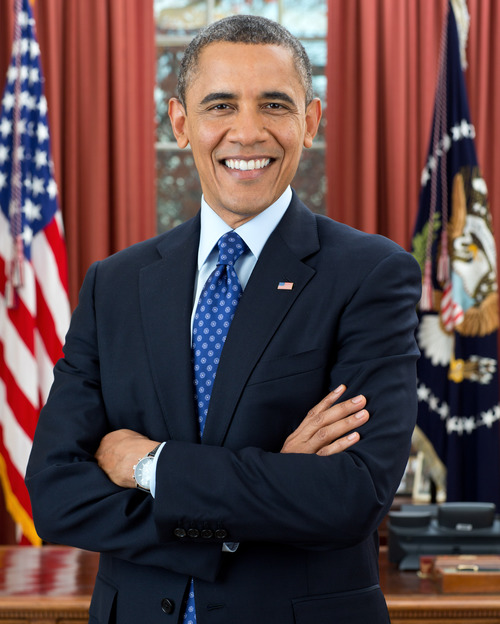
#> input picture practical_python_and_OpenCV/images/obama.png, 500 x 624 px
$ jupyter execute face_detection.ipynb
#> lines starting #> are read from the running program, lines starting #| are printed output that depends on the picture
# Haar-cascade Detection in OpenCV

[cell 1]
import cv2
import numpy as np
import matplotlib.pyplot as plt

location of haarcascades:

```bash
$ /Users/myusername/miniconda3/envs/my_enviroment/share/OpenCV/haarcascades
```
or just download from git and place in directory:

https://github.com/opencv/opencv/tree/master/data/haarcascades

- **scaleFactor**: How much the image size is reduced at each image scale. This value is used to create the scale pyramid in order to detect faces at multiple scales in the image (some faces may be closer to the fore-ground, and thus be larger; other faces may be smaller and in the background, thus the usage of varying scales). A value of 1.05 indicates that Jeremy is reducing the size of the image by 5% at each level in the pyramid.

- __minNeighbors__: How many neighbors each window should have for the area in the window to be considered a face. The cascade classiﬁer will detect multiple windows around a face. This parameter controls how many rectangles (neighbors) needto be detected for the window to be labeled a face.

- __minSize__: A tuple of width and height (in pixels) indicating the minimum size of the window. Bounding boxes smaller than this size are ignored. It is a good idea to start with (30, 30) and ﬁne-tune from there.

```python
class FaceDetector:
    def __init__(self, faceCascadePath):
        # load the face detector
        self.faceCascade = cv2.CascadeClassifier(faceCascadePath)

    def detect(self, image, scaleFactor = 1.1, minNeighbors = 5, minSize = (30, 30)):
        # detect faces in the image
        rects = self.faceCascade.detectMultiScale(image,
        scaleFactor = scaleFactor, minNeighbors = minNeighbors,
        minSize = minSize, flags = cv2.CASCADE_SCALE_IMAGE)

        # return the rectangles representing bounding
        # boxes around the faces
        return rects

```

[cell 2]
class FaceDetector:
    def __init__(self, faceCascadePath):
        # load the face detector
        self.faceCascade = cv2.CascadeClassifier(faceCascadePath)

    def detect(self, image, scaleFactor = 1.1, minNeighbors = 5, minSize = (30, 30)):
        # detect faces in the image
        rects = self.faceCascade.detectMultiScale(image,
                                                  scaleFactor = scaleFactor,
                                                  minNeighbors = minNeighbors,
                                                  minSize = minSize,
                                                  flags = cv2.CASCADE_SCALE_IMAGE)

        # return the rectangles representing bounding
        # boxes around the faces
        return rects

[cell 3]
img = cv2.imread('images/obama.png')
#> img is the input picture: shape (624, 500, 3); mean B, G, R 71.8, 70, 92.6
img = cv2.cvtColor(img, cv2.COLOR_BGR2RGB)
gray = cv2.cvtColor(img, cv2.COLOR_BGR2GRAY)
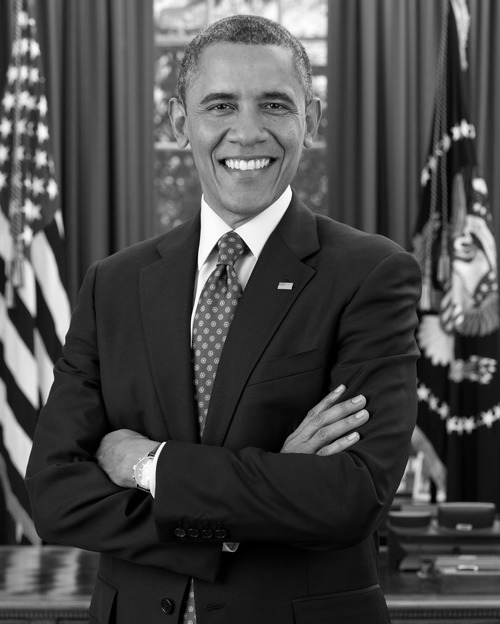
#> gray: shape (624, 500); min 0, max 255, mean 73.1


fd = FaceDetector("haarcascades/haarcascade_frontalface_default.xml")
faceRects = fd.detect(gray, scaleFactor = 1.1, minNeighbors=5, minSize = (30,30))
#> in detect, `rects = self.faceCascade.detectMultiScale(image, scaleFactor = scaleFa..`: rects = [[174, 50, 143, 143]]
#> faceRects = [[174, 50, 143, 143]]

for (x,y, w, h) in faceRects:
    cv2.rectangle(img, (x,y), (x+ w, y + h), (0,255,0), 2)
#> this loop made 1 pass
#> img: shape (624, 500, 3); mean R, G, B 91.7, 70.6, 71.1


plt.figure(figsize=(20,10))

plt.imshow(img),plt.axis("off")

plt.show()

### Find Multiple faces

[cell 4]
img = cv2.imread('images/obama2.png')
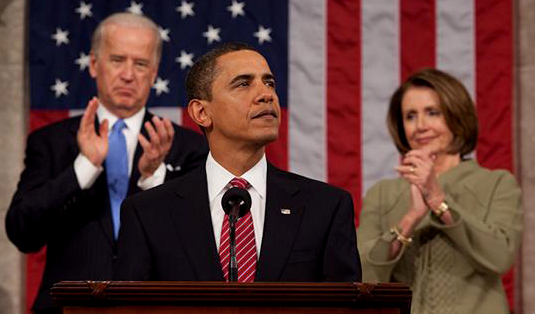
#> input picture practical_python_and_OpenCV/images/obama2.png, 535 x 314 px
#> img is the input picture: shape (314, 535, 3); mean B, G, R 56.3, 59.6, 91.4
img = cv2.cvtColor(img, cv2.COLOR_BGR2RGB)
gray = cv2.cvtColor(img, cv2.COLOR_BGR2GRAY)
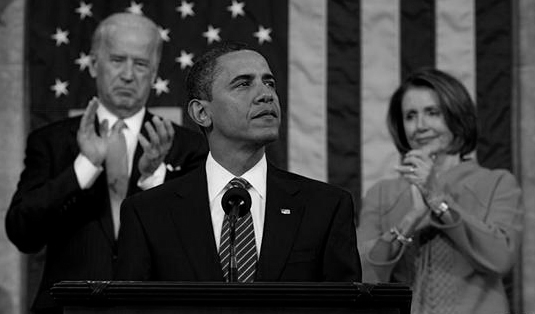
#> gray: shape (314, 535); min 0, max 253, mean 62.2


fd = FaceDetector("haarcascades/haarcascade_frontalface_default.xml")
faceRects = fd.detect(gray, scaleFactor = 1.1, minNeighbors=5, minSize = (30,30))
#> faceRects = [[392, 91, 60, 60], [95, 36, 66, 66], [212, 47, 89, 89]]

for (x,y, w, h) in faceRects:
    cv2.rectangle(img, (x,y), (x+ w, y + h), (0,255,0), 2)
#> this loop made 3 passes
#> img: shape (314, 535, 3); mean R, G, B 89.7, 62.3, 55.3


plt.figure(figsize=(10,10))

plt.imshow(img),plt.axis("off")

plt.show()

### Error

[cell 5]
img = cv2.imread('images/messi2.png')
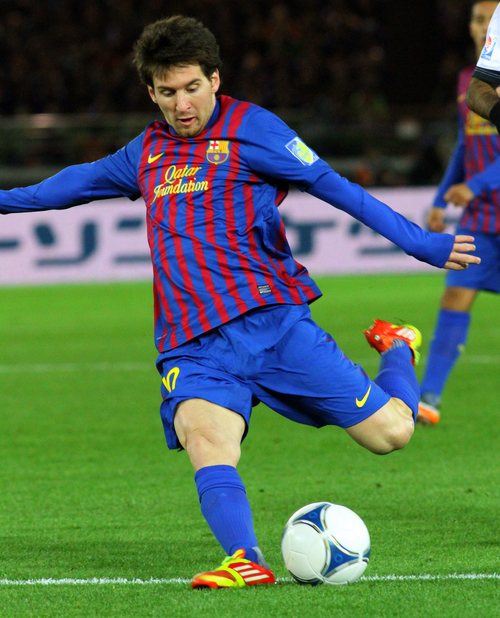
#> input picture practical_python_and_OpenCV/images/messi2.png, 500 x 618 px
#> img is the input picture: shape (618, 500, 3); mean B, G, R 78.2, 101.3, 78.3
img = cv2.cvtColor(img, cv2.COLOR_BGR2RGB)
gray = cv2.cvtColor(img, cv2.COLOR_BGR2GRAY)
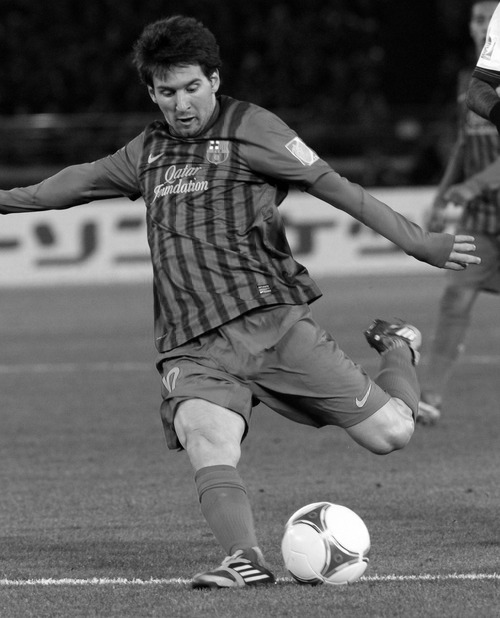
#> gray: shape (618, 500); min 0, max 255, mean 91.8


fd = FaceDetector("haarcascades/haarcascade_frontalface_default.xml")
faceRects = fd.detect(gray, scaleFactor = 1.1, minNeighbors=5, minSize = (30,30))
#> faceRects = [[143, 60, 77, 77], [86, 231, 82, 82]]

for (x,y, w, h) in faceRects:
    cv2.rectangle(img, (x,y), (x+ w, y + h), (0,255,0), 2)
#> this loop made 2 passes
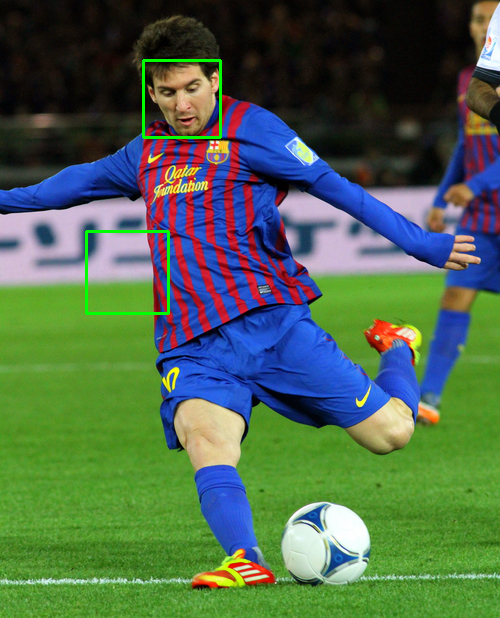
#> img: shape (618, 500, 3); mean R, G, B 77.8, 102.4, 77.8


plt.figure(figsize=(10,10))

plt.imshow(img),plt.axis("off")

plt.show()

---
In most cases, the offending culprit will be the scaleFactor parameter. In other cases it may be minNeighbors. But as a debugging rule, start with the scaleFactor, adjust it as needed, and then move on to minNeighbors.

**change**
```python
    faceRects = fd.detect(gray, scaleFactor = 1.2, minNeighbors=5, minSize = (30,30))
```

[cell 6]
img = cv2.imread('images/messi2.png')
img = cv2.cvtColor(img, cv2.COLOR_BGR2RGB)
gray = cv2.cvtColor(img, cv2.COLOR_BGR2GRAY)


fd = FaceDetector("haarcascades/haarcascade_frontalface_default.xml")
faceRects = fd.detect(gray, scaleFactor = 1.2, minNeighbors=5, minSize = (30,30))
#> faceRects = [[143, 61, 76, 76]]

for (x,y, w, h) in faceRects:
    cv2.rectangle(img, (x,y), (x+ w, y + h), (0,255,0), 2)
#> this loop made 1 pass
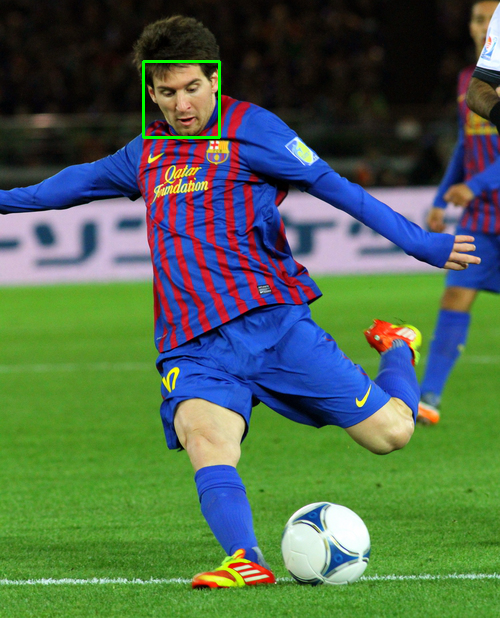
#> img: shape (618, 500, 3); mean R, G, B 78.2, 102, 78.1


plt.figure(figsize=(10,10))

plt.imshow(img),plt.axis("off")

plt.show()

### Multiple faces

[cell 7]
img = cv2.imread('images/mfaces.jpg')
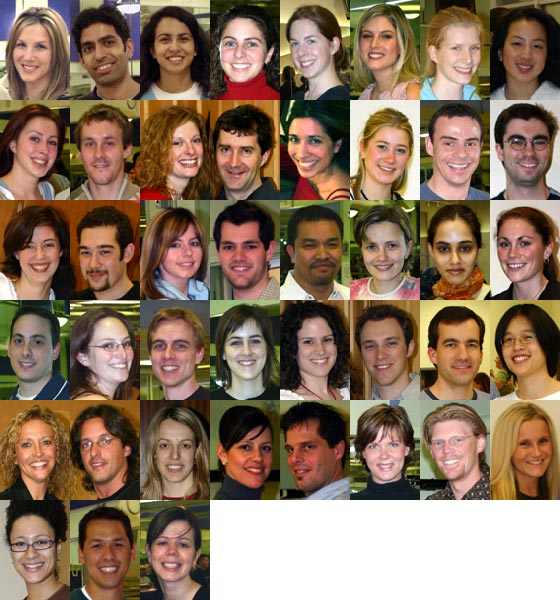
#> input picture practical_python_and_OpenCV/images/mfaces.jpg, 560 x 600 px
#> img is the input picture: shape (600, 560, 3); mean B, G, R 93.2, 113.9, 137.6
img = cv2.cvtColor(img, cv2.COLOR_BGR2RGB)
gray = cv2.cvtColor(img, cv2.COLOR_BGR2GRAY)
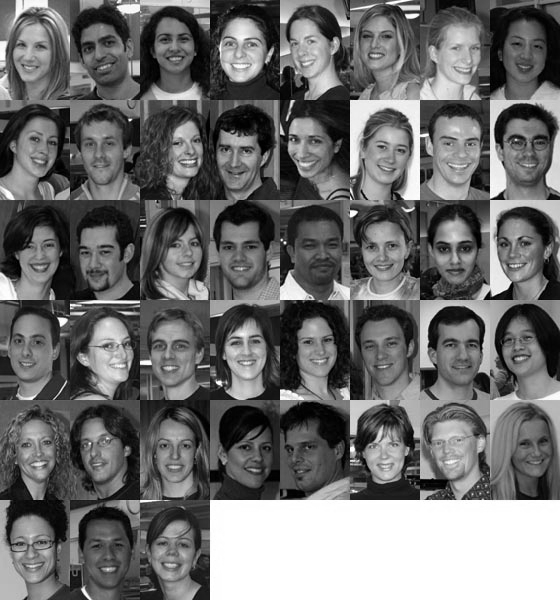
#> gray: shape (600, 560); min 0, max 255, mean 110.4


fd = FaceDetector("haarcascades/haarcascade_frontalface_default.xml")
faceRects = fd.detect(gray, scaleFactor = 1.1, minNeighbors=5, minSize = (30,30))
#> in detect (call 5), `rects = self.faceCascade.detectMultiScale(image, scaleFactor = scaleFa..`: rects = 43 rows, first 6: [350, 16, 53, 53], [162, 124, 50, 50], [211, 225, 58, 58], [493, 320, 52, 52], [290, 320, 56, 56], [141, 324, 58, 58]
#> faceRects has the same summary as rects in detect

for (x,y, w, h) in faceRects:
    cv2.rectangle(img, (x,y), (x+ w, y + h), (0,255,0), 2)
#> this loop made 43 passes
#> (x, y, w, h) on passes 1 to 12: (350, 16, 53, 53), (162, 124, 50, 50), (211, 225, 58, 58), (493, 320, 52, 52), (290, 320, 56, 56), (141, 324, 58, 58), (422, 420, 53, 53), (146, 17, 55, 55), (277, 22, 53, 53), (6, 27, 53, 53), (433, 26, 57, 57), (277, 117, 59, 59)
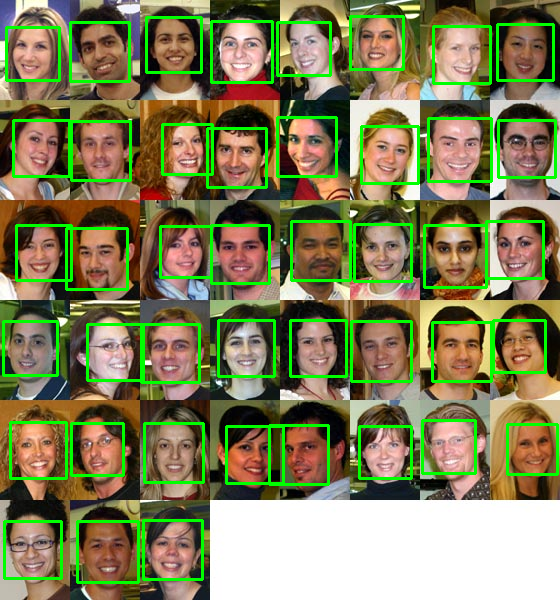
#> img: shape (600, 560, 3); mean R, G, B 128.4, 128.2, 87.9


plt.figure(figsize=(10,10))

plt.imshow(img),plt.axis("off")

plt.show()
